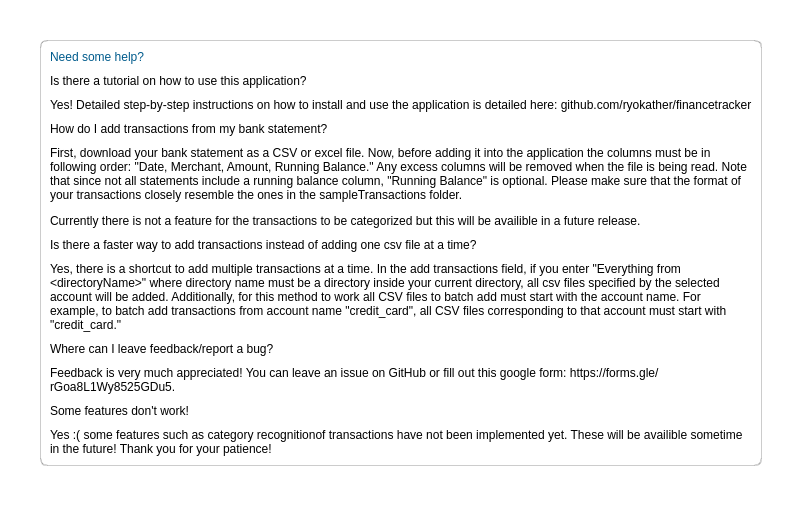
         <widget class="QWidget" name="helpPage">
          <property name="styleSheet">
           <string notr="true">background-color: rgb(255, 255, 255);</string>
          </property>
          <layout class="QVBoxLayout" name="verticalLayout_9">
           <property name="leftMargin">
            <number>40</number>
           </property>
           <property name="topMargin">
            <number>40</number>
           </property>
           <property name="rightMargin">
            <number>40</number>
           </property>
           <property name="bottomMargin">
            <number>40</number>
           </property>
           <item>
            <widget class="QFrame" name="frame_helpHolder">
             <property name="styleSheet">
              <string notr="true">QFrame {
border-style:groove; border-width: 1px; border-radius:7px; border-color: rgba(80,80,80,75);
}
QLabel {
color: rgb(0, 0, 0); font: 25 20pt &quot;Open Sans&quot;;
border: none
}
QTextEdit {
color: rgb(0, 0, 0); font: 25 12pt &quot;Open Sans&quot;;
border: none
}</string>
             </property>
             <property name="frameShape">
              <enum>QFrame::StyledPanel</enum>
             </property>
             <property name="frameShadow">
              <enum>QFrame::Plain</enum>
             </property>
             <layout class="QVBoxLayout" name="verticalLayout_10">
              <property name="spacing">
               <number>10</number>
              </property>
              <item>
               <widget class="QLabel" name="label_needHelp">
                <property name="styleSheet">
                 <string notr="true">font: 25 48pt &quot;Open Sans&quot;;
color: #005B8C;</string>
                </property>
                <property name="text">
                 <string>Need some help?</string>
                </property>
                <property name="alignment">
                 <set>Qt::AlignLeading|Qt::AlignLeft|Qt::AlignVCenter</set>
                </property>
               </widget>
              </item>
              <item>
               <widget class="QLabel" name="label_help1">
                <property name="text">
                 <string>Is there a tutorial on how to use this application?</string>
                </property>
               </widget>
              </item>
              <item>
               <widget class="QLabel" name="label_help2">
                <property name="styleSheet">
                 <string notr="true">font: 25 14pt &quot;Open Sans&quot;;</string>
                </property>
                <property name="text">
                 <string>&lt;html&gt;&lt;head/&gt;&lt;body&gt;&lt;p&gt;Yes! Detailed step-by-step instructions on how to install and use the application is detailed here: github.com/ryokather/financetracker&lt;/p&gt;&lt;/body&gt;&lt;/html&gt;</string>
                </property>
               </widget>
              </item>
              <item>
               <widget class="QLabel" name="label_help3">
                <property name="text">
                 <string>How do I add transactions from my bank statement?</string>
                </property>
               </widget>
              </item>
              <item>
               <widget class="QLabel" name="label_help4">
                <property name="styleSheet">
                 <string notr="true">font: 25 12pt &quot;Open Sans&quot;;</string>
                </property>
                <property name="text">
                 <string>&lt;html&gt;&lt;head/&gt;&lt;body&gt;&lt;p&gt;First, download your bank statement as a CSV or excel file. Now, before adding it into the application the columns must be in following order: &amp;quot;Date, Merchant, Amount, Running Balance.&amp;quot; Any excess columns will be removed when the file is being read. Note that since not all statements include a running balance column, &amp;quot;Running Balance&amp;quot; is optional. Please make sure that the format of your transactions closely resemble the ones in the sampleTransactions folder.&lt;/p&gt;&lt;p&gt;Currently there is not a feature for the transactions to be categorized but this will be availible in a future release. &lt;/p&gt;&lt;/body&gt;&lt;/html&gt;</string>
                </property>
                <property name="wordWrap">
                 <bool>true</bool>
                </property>
               </widget>
              </item>
              <item>
               <widget class="QLabel" name="label_help5">
                <property name="text">
                 <string>Is there a faster way to add transactions instead of adding one csv file at a time?</string>
                </property>
               </widget>
              </item>
              <item>
               <widget class="QLabel" name="label_help6">
                <property name="styleSheet">
                 <string notr="true">font: 25 12pt &quot;Open Sans&quot;;</string>
                </property>
                <property name="text">
                 <string>&lt;html&gt;&lt;head/&gt;&lt;body&gt;&lt;p&gt;Yes, there is a shortcut to add multiple transactions at a time. In the add transactions field, if you enter &amp;quot;Everything from &amp;lt;directoryName&amp;gt;&amp;quot; where directory name must be a directory inside your current directory, all csv files specified by the selected account will be added. Additionally, for this method to work all CSV files to batch add must start with the account name. For example, to batch add transactions from account name &amp;quot;credit_card&amp;quot;, all CSV files corresponding to that account must start with &amp;quot;credit_card.&amp;quot;&lt;/p&gt;&lt;/body&gt;&lt;/html&gt;</string>
                </property>
                <property name="wordWrap">
                 <bool>true</bool>
                </property>
               </widget>
              </item>
              <item>
               <widget class="QLabel" name="label_help7">
                <property name="text">
                 <string>Where can I leave feedback/report a bug?</string>
                </property>
               </widget>
              </item>
              <item>
               <widget class="QLabel" name="label_help8">
                <property name="styleSheet">
                 <string notr="true">font: 25 12pt &quot;Open Sans&quot;;</string>
                </property>
                <property name="text">
                 <string>Feedback is very much appreciated! You can leave an issue on GitHub or fill out this google form: https://forms.gle/rGoa8L1Wy8525GDu5.</string>
                </property>
                <property name="textFormat">
                 <enum>Qt::AutoText</enum>
                </property>
                <property name="wordWrap">
                 <bool>true</bool>
                </property>
               </widget>
              </item>
              <item>
               <widget class="QLabel" name="label_help9">
                <property name="text">
                 <string>Some features don't work!</string>
                </property>
               </widget>
              </item>
              <item>
               <widget class="QLabel" name="label_help10">
                <property name="styleSheet">
                 <string notr="true">font: 25 12pt &quot;Open Sans&quot;;</string>
                </property>
                <property name="text">
                 <string>&lt;html&gt;&lt;head/&gt;&lt;body&gt;&lt;p&gt;Yes :( some features such as category recognitionof transactions have not been implemented yet. These will be availible sometime in the future! Thank you for your patience!&lt;/p&gt;&lt;/body&gt;&lt;/html&gt;</string>
                </property>
                <property name="wordWrap">
                 <bool>true</bool>
                </property>
               </widget>
              </item>
             </layout>
            </widget>
           </item>
          </layout>
         </widget>
